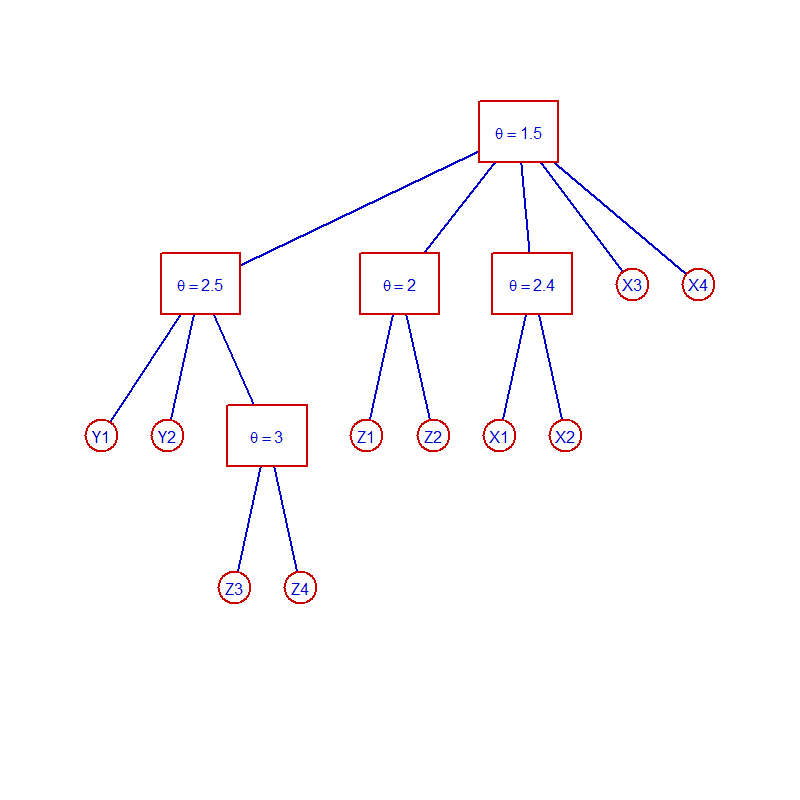

Reproduce this figure in R.
rm(list = ls(all = TRUE))
#install.packages("HAC")
library(HAC)
G3 = hac(type = 1,
         tree = list(list("Y1", "Y2",
                     list("Z3", "Z4", 3) , 2.5) ,
                     list("Z1", "Z2", 2) ,
                     list("X1", "X2", 2.4) ,
                     "X3", "X4", 1.5) )
# do plot
plot(G3 , digits = 2, theta = TRUE ,
     col = " blue3 ", fg = " red3 ",
     bg = " white ", col.t = " blue3 ")
